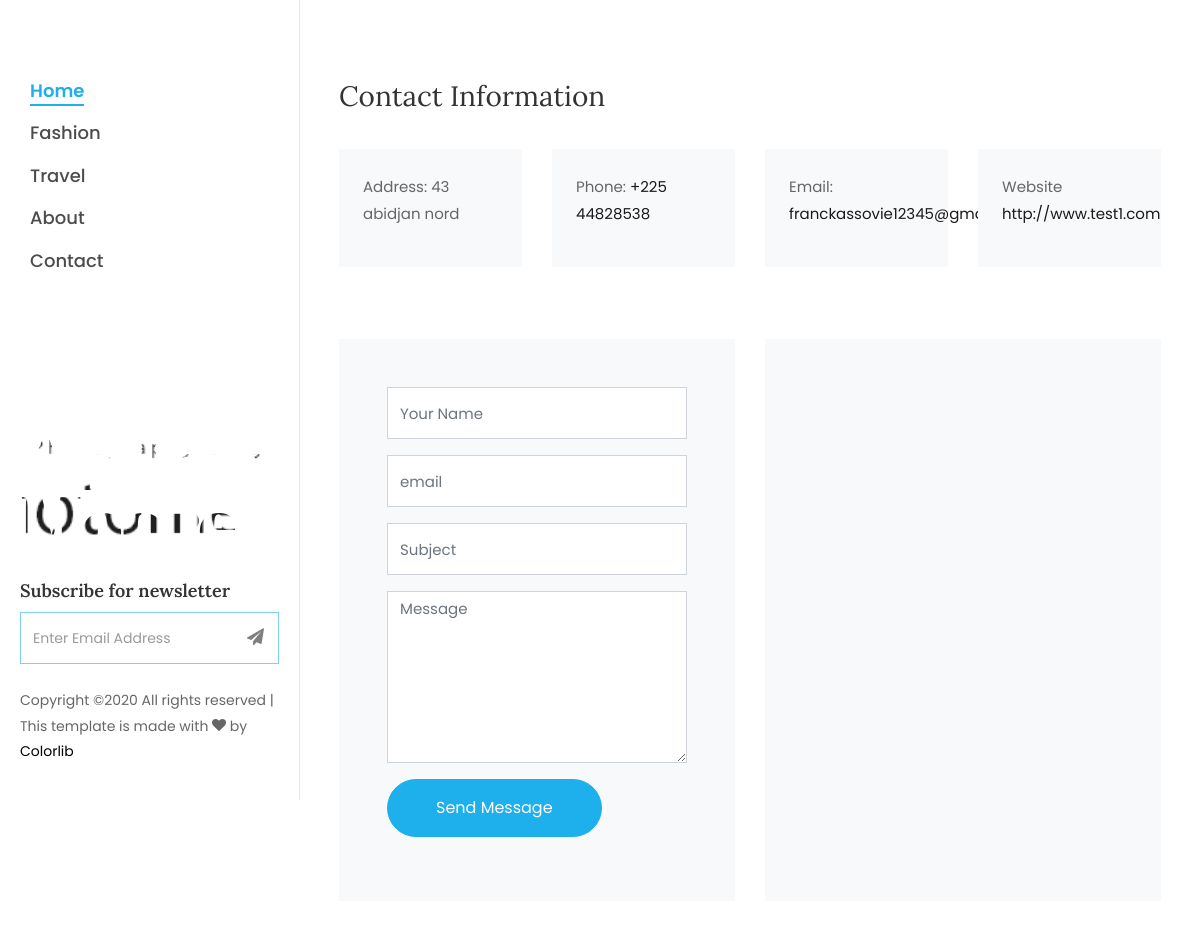
Screenshot of /contact/contact with the database file from the repository.
### website/models.py (models this page shows, shortened)
class Presentation(models.Model):
    logo = models.ImageField(upload_to="logo/Presentation")
    nom = models.CharField(max_length=255)
    description = models.TextField()
    message_welcome = HTMLField('Content')
    date_add = models.DateTimeField(auto_now_add=True)
    date_update = models.DateTimeField(auto_now=True)
    status = models.BooleanField(default=True)
    class Meta():
        verbose_name = 'Presentation'
        verbose_name_plural = 'Presentations'

class Infosite(models.Model):
    nom = models.CharField(max_length=100)
    adress = models.CharField(max_length=50)
    email = models.EmailField(null=True)
    numero = models.PositiveIntegerField()
    site = models.URLField()
    image = models.ImageField(upload_to="images/infosite")
    message = HTMLField('Content')
    date_add = models.DateTimeField(auto_now_add=True)
    date_update = models.DateTimeField(auto_now=True)
    status = models.BooleanField(default=True)
    class Meta:
        verbose_name = 'Infosite'
        verbose_name_plural = 'Infosites'

### contact/views.py (the view)
# urls.py: path('contact/', include('contact.urls')),
def contact(request):
    presentation = Presentation.objects.filter(status=True)[:1].get()
    info = Infosite.objects.filter(status=True)[:1].get()
    form = ContactForm(request.POST or None)
    if form.is_valid():
        form.save()
        form = ContactForm()
    newletter_form = NewsletterForm(request.POST or None)
    message = ""
    if request.method == 'POST':
        if newletter_form.is_valid():
            newletter_form.save()
            newletter_form = NewsletterForm()
            message = "felictation votre contact a été enregistrer"
    datas = {
        'presentation':presentation,
        'info':info,
        'form': form,
        'newletter_form':newletter_form,
        'message':message
    }
    return render(request, 'pages/contact.html', datas)

### contact/forms.py
class ContactForm(forms.ModelForm):
    name = forms.CharField(label=None, widget=forms.TextInput(attrs={
        'class':"form-control",
         'placeholder':"Your Name"
    }))
    email = forms.EmailField(label=None, widget=forms.EmailInput(attrs={
        'class':"form-control",
         'placeholder':"email"
    }))
    subject = forms.CharField(label=None, widget=forms.TextInput(attrs={
        'class':"form-control",
         'placeholder':"Subject"
    }))
    message = forms.CharField(label=None, widget=forms.Textarea(attrs={
        'class':"form-control",
         'placeholder':"Message",
         'cols':"30",
          'rows':"7",
    }))
    class Meta:
        model = Contact
        fields = ( 'name', 'email', 'subject' ,'message')

class NewsletterForm(forms.ModelForm):
    email = forms.CharField(label=None, widget=forms.EmailInput(attrs={
                'type':"text",
                 'class':"form-control" ,
                 'placeholder':"Enter Email Address"
            }))
    class Meta:
        model = Newsletter
        fields = ['email',]

### templates/pages/contact.html (shortened to what this page needs)
{% extends "base/base.html" %}
{% load static %}
{% block content %}
		<div id="colorlib-main">
			<section class="ftco-section contact-section px-md-4">
	      <div class="container">
	        <div class="row d-flex mb-5 contact-info">
	          <div class="col-md-12 mb-4">
	            <h2 class="h3">Contact Information</h2>
	          </div>
	          <div class="col-lg-6 col-xl-3 d-flex mb-4">
	          	<div class="info bg-light p-4">
		            <p><span>Address:</span> {{info.adress}}</p>
		          </div>
	          </div>
	          <div class="col-lg-6 col-xl-3 d-flex mb-4">
	          	<div class="info bg-light p-4">
		            <p><span>Phone:</span> <a href="tel://1234567920">+225 {{info.numero}}</a></p>
		          </div>
	          </div>
	          <div class="col-lg-6 col-xl-3 d-flex mb-4">
	          	<div class="info bg-light p-4">
		            <p><span>Email:</span> <a href="mailto:info@yoursite.com">{{info.email}}</a></p>
		          </div>
	          </div>
	          <div class="col-lg-6 col-xl-3 d-flex mb-4">
	          	<div class="info bg-light p-4">
		            <p><span>Website</span> <a href="#">{{info.site}}</a></p>
		          </div>
	          </div>
	        </div>
	        <div class="row block-9">
	          <div class="col-lg-6 d-flex">
	            <form action="#" class="bg-light p-5 contact-form" method="POST">
	              <div class="form-group">
					  	{{form.name}}
	              </div>
	              <div class="form-group">
						{{form.email}}
	              </div>
	              <div class="form-group">
					  	{{form.subject}}
	              </div>
	              <div class="form-group">
					  	{{form.message}}
	              </div>
	              <div class="form-group">
	                <input type="submit" value="Send Message" class="btn btn-primary py-3 px-5">
	              </div>
	            </form>
	          </div>
	          <div class="col-lg-6 d-flex">
	          	<div id="map" class="bg-light"></div>
	          </div>
	        </div>
	      </div>
	    </section>
		</div>
	</div>
	{% endblock content %}

### templates/base/base.html (shortened to what this page needs)
{% load static %}
<!DOCTYPE html>
<html lang="en">
  <head>
    <link rel="stylesheet" href="{% static 'css/open-iconic-bootstrap.min.css' %}">
    <link rel="stylesheet" href="{% static 'css/animate.css' %}">
    <link rel="stylesheet" href="{% static 'css/owl.carousel.min.css' %}">
    <link rel="stylesheet" href="{% static 'css/owl.theme.default.min.css' %}">
    <link rel="stylesheet" href="{% static 'css/magnific-popup.css' %}">
    <link rel="stylesheet" href="{% static 'css/aos.css' %}">
    <link rel="stylesheet" href="{% static 'css/ionicons.min.css' %}">
    <link rel="stylesheet" href="{% static 'css/bootstrap-datepicker.css' %}">
    <link rel="stylesheet" href="{% static 'css/jquery.timepicker.css' %}">
    <link rel="stylesheet" href="{% static 'css/flaticon.css' %}">
    <link rel="stylesheet" href="{% static 'css/icomoon.css' %}">
    <link rel="stylesheet" href="{% static 'css/style.css' %}">
  </head>
  <body>
	<div id="colorlib-page">
		<aside id="colorlib-aside" role="complementary" class="js-fullheight">
			<nav id="colorlib-main-menu" role="navigation">
				<ul>
					<li class="colorlib-active"><a href="{% url 'index' %}">Home</a></li>
					<li><a href="{% url 'fashion' %}">Fashion</a></li>
					<li><a href="{% url 'travel' %}">Travel</a></li>
					<li><a href="{% url 'about' %}">About</a></li>
					<li><a href="{% url 'contact' %}">Contact</a></li>
				</ul>
			</nav>
			<div class="colorlib-footer">
				<h1 id="colorlib-logo" class="mb-4"><a href="{% url 'index' %}" style="background-image: url({{presentation.logo.url}});">Andrea <span>Moore</span></a></h1>
				{% include 'include/letter.html' %}
				<p class="pfooter">
	  Copyright &copy;<script>document.write(new Date().getFullYear());</script> All rights reserved | This template is made with <i class="icon-heart" aria-hidden="true"></i> by <a href="https://colorlib.com" target="_blank">Colorlib</a>
	  </p>
			</div>
        </aside>
        {% block content %}
        {% endblock content %}
</body>
</html>

### static/css/icomoon.css (style rules this page uses)
[class^="icon-"], [class*=" icon-"] { font-family: 'icomoon' !important; speak: none; font-style: normal; font-weight: normal; font-variant: normal; text-transform: none; line-height: 1; -webkit-font-smoothing: antialiased; -moz-osx-font-smoothing: grayscale; }
.icon-heart:before { content: "\f004"; }

### rows the page displays
Presentation: logo (picture)
Infosite: adress "43 abidjan nord", numero "44828538", email "franckassovie12345@gmail.com", site "http://www.test1.com"
